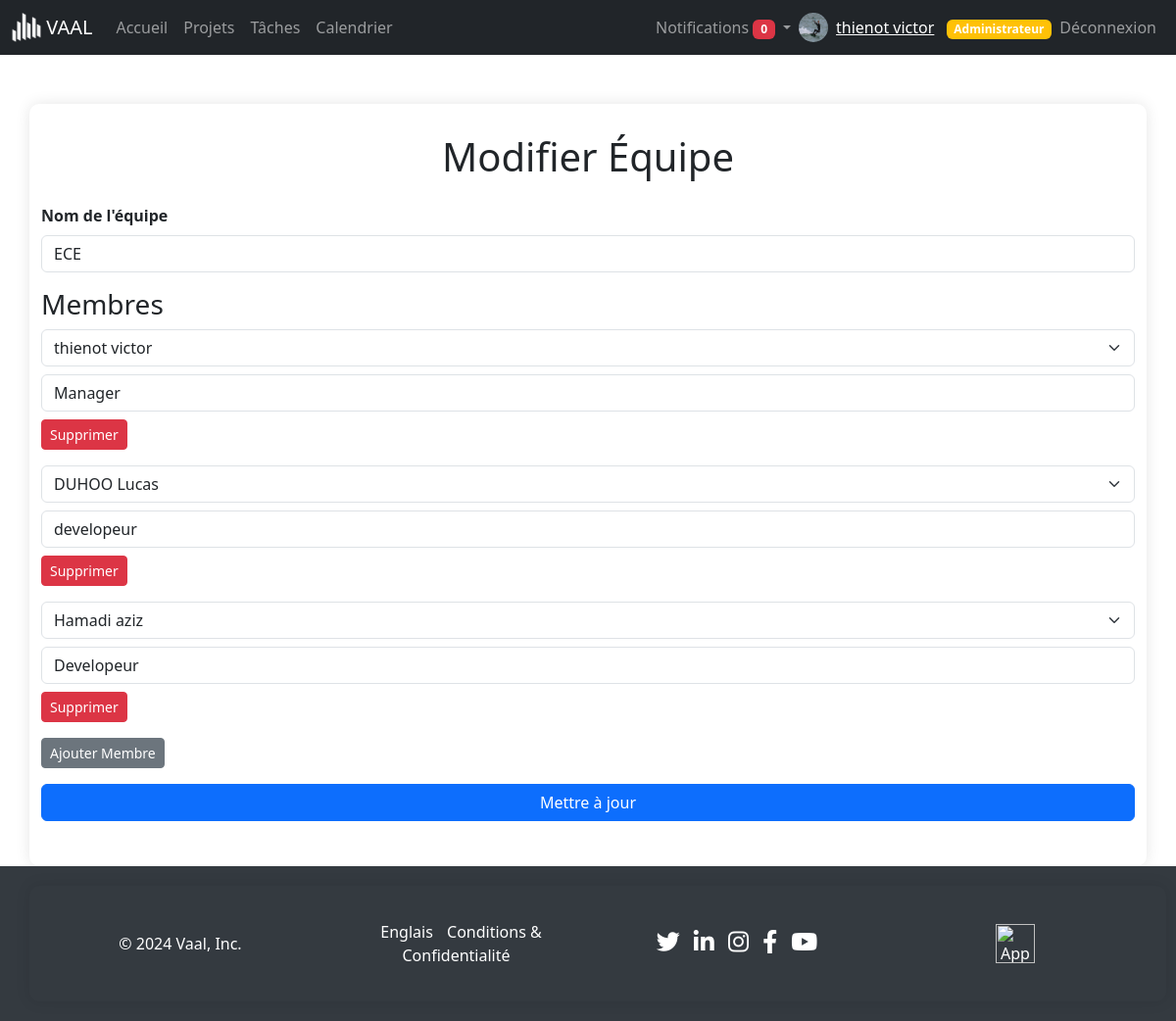
The app's page /views/team/edit.php?team_name=ECE (signed in) with its own data.
### tables this page shows
CREATE TABLE `users` (
  `id` int(11) NOT NULL,
  `profile` varchar(255) NOT NULL,
  `nom` varchar(50) NOT NULL,
  `prenom` varchar(255) NOT NULL,
  `email` varchar(100) NOT NULL,
  `password` varchar(255) NOT NULL,
  `role` enum('member','manager','admin') DEFAULT 'member',
  `activation` enum('oui','non') NOT NULL DEFAULT 'non'
);

CREATE TABLE `user_team` (
  `team_id` int(11) NOT NULL,
  `team_name` varchar(100) NOT NULL,
  `project_id` int(11) DEFAULT NULL,
  `user_id` int(11) DEFAULT NULL,
  `post` varchar(100) DEFAULT NULL
);

### views/team/edit.php (the view, shortened to what this page needs)
<?php
include '../../includes/connect.php';
include '../../includes/navbar.php';
if (isset($_GET['team_name'])) {
    $team_name = $_GET['team_name'];
    $stmt = $pdo->prepare("SELECT * FROM user_team WHERE team_name = ?");
    $stmt->execute([$team_name]);
    $team = $stmt->fetchAll(PDO::FETCH_ASSOC);
} else {
    header('Location: ../../dashboard_admin.php');
    exit;
}
$all_users = $pdo->query("SELECT * FROM users")->fetchAll(PDO::FETCH_ASSOC);
?>
<!DOCTYPE html>
<html lang="fr">
<head>
    <link href="https://cdn.jsdelivr.net/npm/bootstrap@5.3.3/dist/css/bootstrap.min.css" rel="stylesheet">
</head>
<body>
<div class="container">
    <h1 class="text-center mb-4">Modifier Équipe</h1>
    <form method="post">
        <div class="mb-3">
            <label for="team_name" class="form-label">Nom de l'équipe</label>
            <input type="text" class="form-control" id="team_name" name="team_name" value="<?php echo htmlspecialchars($team_name); ?>" required>
        </div>
        <h3>Membres</h3>
        <div id="members">
            <?php foreach ($team as $index => $member): ?>
                <div class="member mb-3">
                    <select class="form-select mb-2" name="members[<?php echo $index; ?>][user_id]" required>
                        <?php foreach ($all_users as $user): ?>
                            <option value="<?php echo $user['id']; ?>" <?php if ($user['id'] == $member['user_id']) echo 'selected'; ?>>
                                <?php echo htmlspecialchars($user['nom'] . ' ' . $user['prenom']); ?>
                            </option>
                        <?php endforeach; ?>
                    </select>
                    <input type="text" class="form-control mb-2" name="members[<?php echo $index; ?>][post]" value="<?php echo htmlspecialchars($member['post']); ?>" required>
                    <button type="button" class="btn btn-danger btn-sm remove-member">Supprimer</button>
                </div>
            <?php endforeach; ?>
        </div>
        <button type="button" class="btn btn-secondary btn-sm" id="add-member">Ajouter Membre</button>
        <button type="submit" class="btn btn-primary w-100 mt-3">Mettre à jour</button>
    </form>
</div>
<?php include '../../includes/footer.php' ?>
</body>
</html>

### includes/navbar.php (shortened to what this page needs)
<?php
include $_SERVER['DOCUMENT_ROOT'].'/Project-Management-App/includes/connect.php';
$user_id = $_SESSION['user_id'];
$stmt = $pdo->prepare("SELECT * FROM users WHERE id = ?");
$stmt->execute([$user_id]);
$user = $stmt->fetch(PDO::FETCH_ASSOC);
$notificationsStmt = $pdo->prepare("SELECT * FROM notifications WHERE user_id = ? AND is_read = 0 ORDER BY created_at DESC");
$notificationsStmt->execute([$user_id]);
$notifications = $notificationsStmt->fetchAll();
$notificationCount = count($notifications);
$user_name = htmlspecialchars($user['nom'] . ' ' . $user['prenom']);
$profile_image = !empty($user['profile']) ? $user['profile'] : 'assets/images/default-profile.png';
$user_role = $user['role'];
?>
<nav class="navbar navbar-expand-lg navbar-dark bg-dark">
    <div class="container-fluid">
        <a class="navbar-brand" href="/Project-Management-App/index.php">
            <img src="/Project-Management-App/assets/images/logo_white.png" alt="Logo" width="30" height="30" class="d-inline-block align-top">
            VAAL
        </a>
        <div class="collapse navbar-collapse" id="navbarNav">
            <ul class="navbar-nav me-auto mb-2 mb-lg-0">
                <li class="nav-item">
                    <a class="nav-link" href="/Project-Management-App/dashboard.php">Accueil</a>
                </li>
                <li class="nav-item">
                    <a class="nav-link" href="/Project-Management-App/views/projects/view.php">Projets</a>
                </li>
                <li class="nav-item">
                    <a class="nav-link" href="/Project-Management-App/views/tasks/view.php">Tâches</a>
                </li>
                <li class="nav-item">
                    <a class="nav-link" href="/Project-Management-App/views/calendar/view.php">Calendrier</a>
                </li>
            </ul>
            <ul class="navbar-nav ms-auto mb-2 mb-lg-0 align-items-center">
                <li class="nav-item dropdown">
                    <a class="nav-link dropdown-toggle" href="#" id="notificationsDropdown" role="button" data-bs-toggle="dropdown" aria-expanded="false">
                        Notifications <span class="badge bg-danger"><?php echo $notificationCount; ?></span>
                    </a>
                </li>
                <li class="nav-item d-flex align-items-center">
                    <img src="/Project-Management-App/<?php echo htmlspecialchars($profile_image); ?>" alt="Profile Image" width="30" height="30" class="rounded-circle me-2">
                    <span class="navbar-text">
                        <a href="/Project-Management-App/views/auth/profile.php"><?php echo $user_name; ?></a>
                        <?php if ($user_role === 'admin'): ?>
                            <span class="badge bg-warning text-dark ms-2"><a href="/Project-Management-App/dashboard_admin.php" style="text-decoration: none;">Administrateur</a></span>
                        <?php endif; ?>
                    </span>
                </li>
                <li class="nav-item">
                    <a class="nav-link" href="/Project-Management-App/includes/logout.php">Déconnexion</a>
                </li>
            </ul>
        </div>
    </div>
</nav>

### views/team/edit.php (style rules this page uses)
.container { max-width: 600px; margin-top: 50px; padding: 30px; border-radius: 10px; box-shadow: 0 0 15px rgba(0, 0, 0, 0.1); }
.form-label { font-weight: bold; }
.btn-primary { background-color: #007bff; border-color: #007bff; }

### includes/footer.php (style rules this page uses)
body { display: flex; flex-direction: column; min-height: 100vh; margin: 0; }

### records on screen
users: profile (picture), user_name "thienot victor"
user_team: user.prenom "thienot victor", post "Manager"
user_team: user.prenom "DUHOO Lucas", post "developeur"
user_team: user.prenom "Hamadi aziz", post "Developeur"

### other values on screen
$notificationCount "0"
